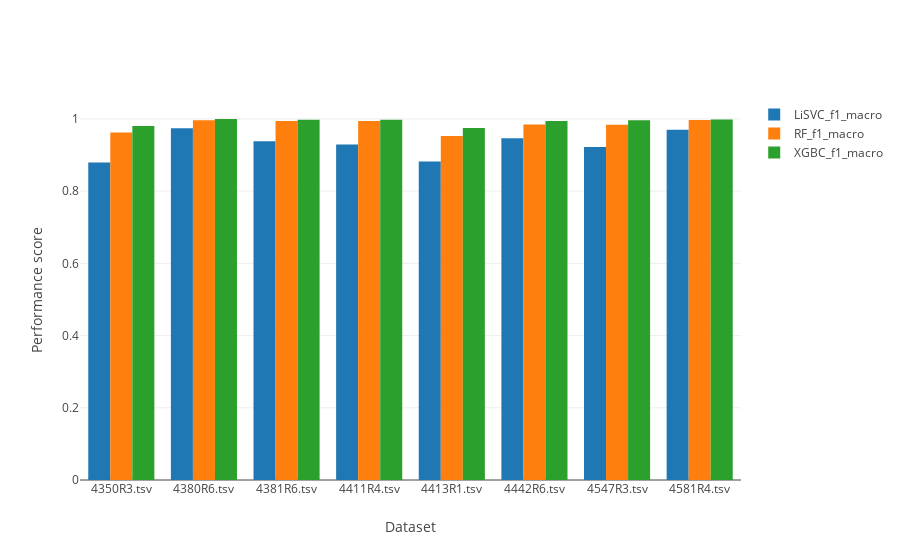
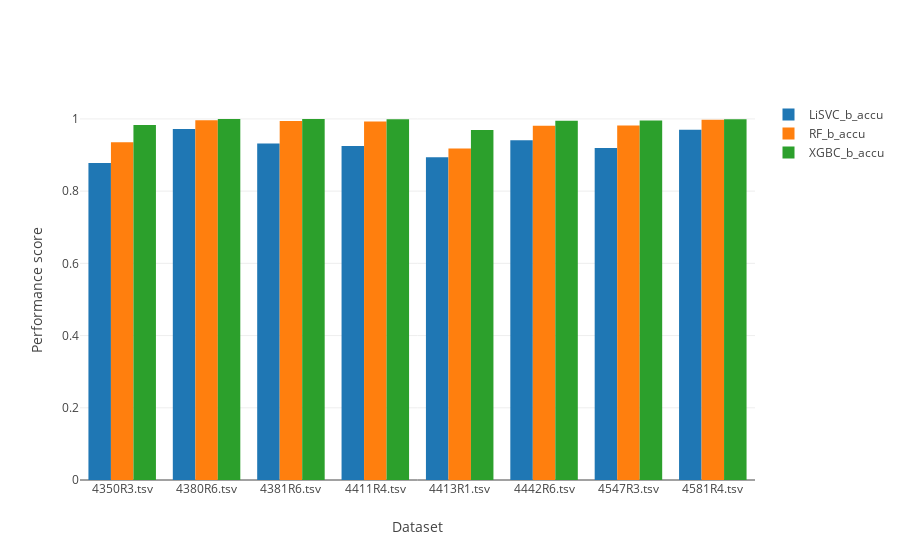

The notebook cell these images were saved under, in order:
### Code cell
data1 = go.Bar(
    x = results_f1[results_f1['classifier'] == 'LinearSVC']['dataset'],
    y = results_f1[results_f1['classifier'] == 'LinearSVC']['mean_test_f1_macro'],
    name = 'LiSVC_f1_macro'
)
data2 = go.Bar(
    x = results_f1[results_f1['classifier'] == 'RandomForestClassifier']['dataset'],
    y = results_f1[results_f1['classifier'] == 'RandomForestClassifier']['mean_test_f1_macro'],
    name = 'RF_f1_macro'
)
data3 = go.Bar(
    x = results_f1[results_f1['classifier'] == 'XGBClassifier']['dataset'],
    y = results_f1[results_f1['classifier'] == 'XGBClassifier']['mean_test_f1_macro'],
    name = 'XGBC_f1_macro'
)
data4 = go.Bar(
    x = results_f1[results_f1['classifier'] == 'SVC']['dataset'],
    y = results_f1[results_f1['classifier'] == 'SVC']['mean_test_f1_macro'],
    name = 'SVC_f1_macro'
)


data5 = go.Bar(
    x = results_b_accuracy[results_b_accuracy['classifier'] == 'LinearSVC']['dataset'],
    y = results_b_accuracy[results_b_accuracy['classifier'] == 'LinearSVC']['mean_test_balanced_accuracy'],
    name = 'LiSVC_b_accu'
)


data6 = go.Bar(
    x = results_b_accuracy[results_b_accuracy['classifier'] == 'RandomForestClassifier']['dataset'],
    y = results_b_accuracy[results_b_accuracy['classifier'] == 'RandomForestClassifier']['mean_test_balanced_accuracy'],
    name = 'RF_b_accu'
)

data7 = go.Bar(
    x = results_b_accuracy[results_b_accuracy['classifier'] == 'XGBClassifier']['dataset'],
    y = results_b_accuracy[results_b_accuracy['classifier'] == 'XGBClassifier']['mean_test_balanced_accuracy'],
    name = 'XGBC_b_accu'
)
data8 = go.Bar(
    x = results_b_accuracy[results_b_accuracy['classifier'] == 'SVC']['dataset'],
    y = results_b_accuracy[results_b_accuracy['classifier'] == 'SVC']['mean_test_balanced_accuracy'],
    name = 'SVC_b_accu'
)


layout = go.Layout(
    xaxis=dict(
        title='Dataset'
    ),
    yaxis=dict(
        title='Performance score'
    ),
    barmode = 'group'
)
fig = go.Figure(data=[data1, data2, data3, data4], layout=layout)
iplot(fig)

fig = go.Figure(data=[data5, data6, data7, data8], layout=layout)
iplot(fig)
# To show plot, paste the link to this GitHub notebook into http://nbviewer.jupyter.org/

### Figure 1 — Plotly figure (JSON) as saved in the notebook; plotly's stock layout.template omitted (floating-point values rounded to 4 significant figures)
{"data": [{"name": "LiSVC_f1_macro", "type": "bar", "uid": "edef2066-34a9-11e9-996a-4a0002d544a0", "x": ["4350R3.tsv", "4380R6.tsv", "4381R6.tsv", "4411R4.tsv", "4413R1.tsv", "4442R6.tsv", "4547R3.tsv", "4581R4.tsv"], "y": [0.8795, 0.9744, 0.9383, 0.9293, 0.8819, 0.9467, 0.9221, 0.97]}, {"name": "RF_f1_macro", "type": "bar", "uid": "edef21ce-34a9-11e9-996a-4a0002d544a0", "x": ["4350R3.tsv", "4380R6.tsv", "4381R6.tsv", "4411R4.tsv", "4413R1.tsv", "4442R6.tsv", "4547R3.tsv", "4581R4.tsv"], "y": [0.9621, 0.9962, 0.9941, 0.9941, 0.9526, 0.9846, 0.9841, 0.9973]}, {"name": "XGBC_f1_macro", "type": "bar", "uid": "edef2282-34a9-11e9-996a-4a0002d544a0", "x": ["4350R3.tsv", "4380R6.tsv", "4381R6.tsv", "4411R4.tsv", "4413R1.tsv", "4442R6.tsv", "4547R3.tsv", "4581R4.tsv"], "y": [0.9805, 0.9998, 0.9981, 0.9981, 0.9752, 0.9941, 0.9964, 0.9984]}, {"name": "SVC_f1_macro", "type": "bar", "uid": "edef230e-34a9-11e9-996a-4a0002d544a0", "x": [], "y": []}], "layout": {"barmode": "group", "xaxis": {"title": "Dataset"}, "yaxis": {"title": "Performance score"}}}

### Figure 2 — Plotly figure (JSON) as saved in the notebook; plotly's stock layout.template omitted (floating-point values rounded to 4 significant figures)
{"data": [{"name": "LiSVC_b_accu", "type": "bar", "uid": "edf41490-34a9-11e9-996a-4a0002d544a0", "x": ["4350R3.tsv", "4380R6.tsv", "4381R6.tsv", "4411R4.tsv", "4413R1.tsv", "4442R6.tsv", "4547R3.tsv", "4581R4.tsv"], "y": [0.8777, 0.972, 0.9318, 0.925, 0.894, 0.941, 0.9198, 0.9698]}, {"name": "RF_b_accu", "type": "bar", "uid": "edf416e8-34a9-11e9-996a-4a0002d544a0", "x": ["4350R3.tsv", "4380R6.tsv", "4381R6.tsv", "4411R4.tsv", "4413R1.tsv", "4442R6.tsv", "4547R3.tsv", "4581R4.tsv"], "y": [0.9357, 0.9961, 0.994, 0.9926, 0.9179, 0.9811, 0.9815, 0.9978]}, {"name": "XGBC_b_accu", "type": "bar", "uid": "edf41800-34a9-11e9-996a-4a0002d544a0", "x": ["4350R3.tsv", "4380R6.tsv", "4381R6.tsv", "4411R4.tsv", "4413R1.tsv", "4442R6.tsv", "4547R3.tsv", "4581R4.tsv"], "y": [0.9829, 0.9998, 0.9996, 0.9988, 0.9693, 0.9951, 0.9959, 0.9992]}, {"name": "SVC_b_accu", "type": "bar", "uid": "edf41904-34a9-11e9-996a-4a0002d544a0", "x": [], "y": []}], "layout": {"barmode": "group", "xaxis": {"title": "Dataset"}, "yaxis": {"title": "Performance score"}}}
